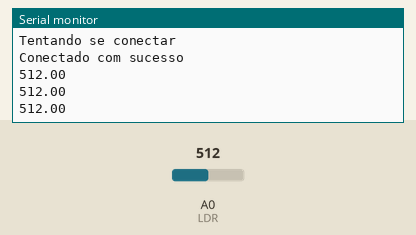
Simulated run of this sketch. Board: Arduino Uno, built with avr-gcc and run on an emulated ATmega328P. Parts: the last lines printed to the serial monitor. The test bench sets the inputs (shaded band); at power-on: A0 (LDR) = 512. WiFi joins after 1.5 s; servers stay silent unless stated; no MQTT or app messages arrive unless stated.

Above: at 4.2 s.
4.3 s: A0 (LDR) set to 716
At 5.0 s:
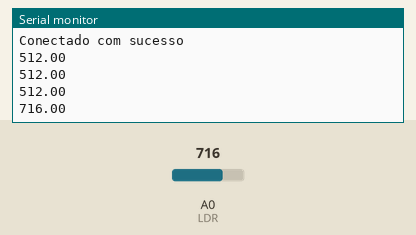
5.8 s: A0 (LDR) set to 900
At 6.5 s:
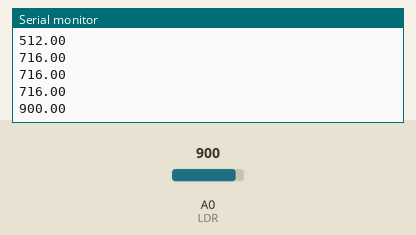
Timing chart, 0 to 8.8 s (numbered marks = the images above; inputs shaded):
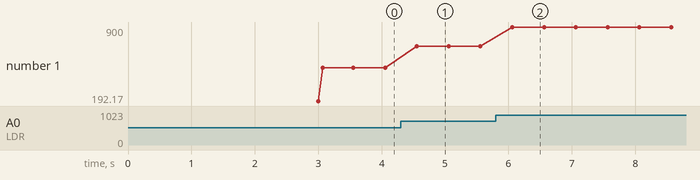

The sketch:

mqtt.ino
```cpp
#include <SPI.h>
#include <Ethernet.h>
#include <PubSubClient.h>

const int LDR = A0;

byte mac[] = {0xDE, 0xED, 0xBA, 0xFE, 0xFE, 0x08};
IPAddress server(192,168,0,105);
EthernetClient ethClient;
PubSubClient client(ethClient);
void setup() {
  // put your setup code here, to run once:
  Serial.begin(9600);
  pinMode(LDR, INPUT);

  client.setServer(server, 1883);
  Ethernet.begin(mac);

  delay(1500);
  Serial.println(Ethernet.localIP());
}

void reconnect(){
  while( !client.connected()){
    Serial.println("Tentando se conectar");
      if(client.connect("Arduino 08")){
        Serial.println("Conectado com sucesso");
      }else{
        Serial.println("Erro ao tentar se conectar");
        delay(5000);
      }
  }
}

void loop() {
  // put your main code here, to run repeatedly:

  if (!client.connected()){
    reconnect();
  }
  client.loop();

  float entrada = analogRead(LDR);
  char txtValorDoSensor[4];
  dtostrf(entrada, 4, 0, txtValorDoSensor);
  client.publish("massao",txtValorDoSensor);


  Serial.println(entrada);
  delay(500);

}
```

Measured:
- after the input at 4.3 s, the serial monitor: prints a new line after 0.26 s (image 1)
- after the input at 5.8 s, the serial monitor: prints a new line after 0.26 s (image 2)
- plotted number 1: 512 → 716 after the input at 4.3 s, 716 → 900 after the input at 5.8 s
